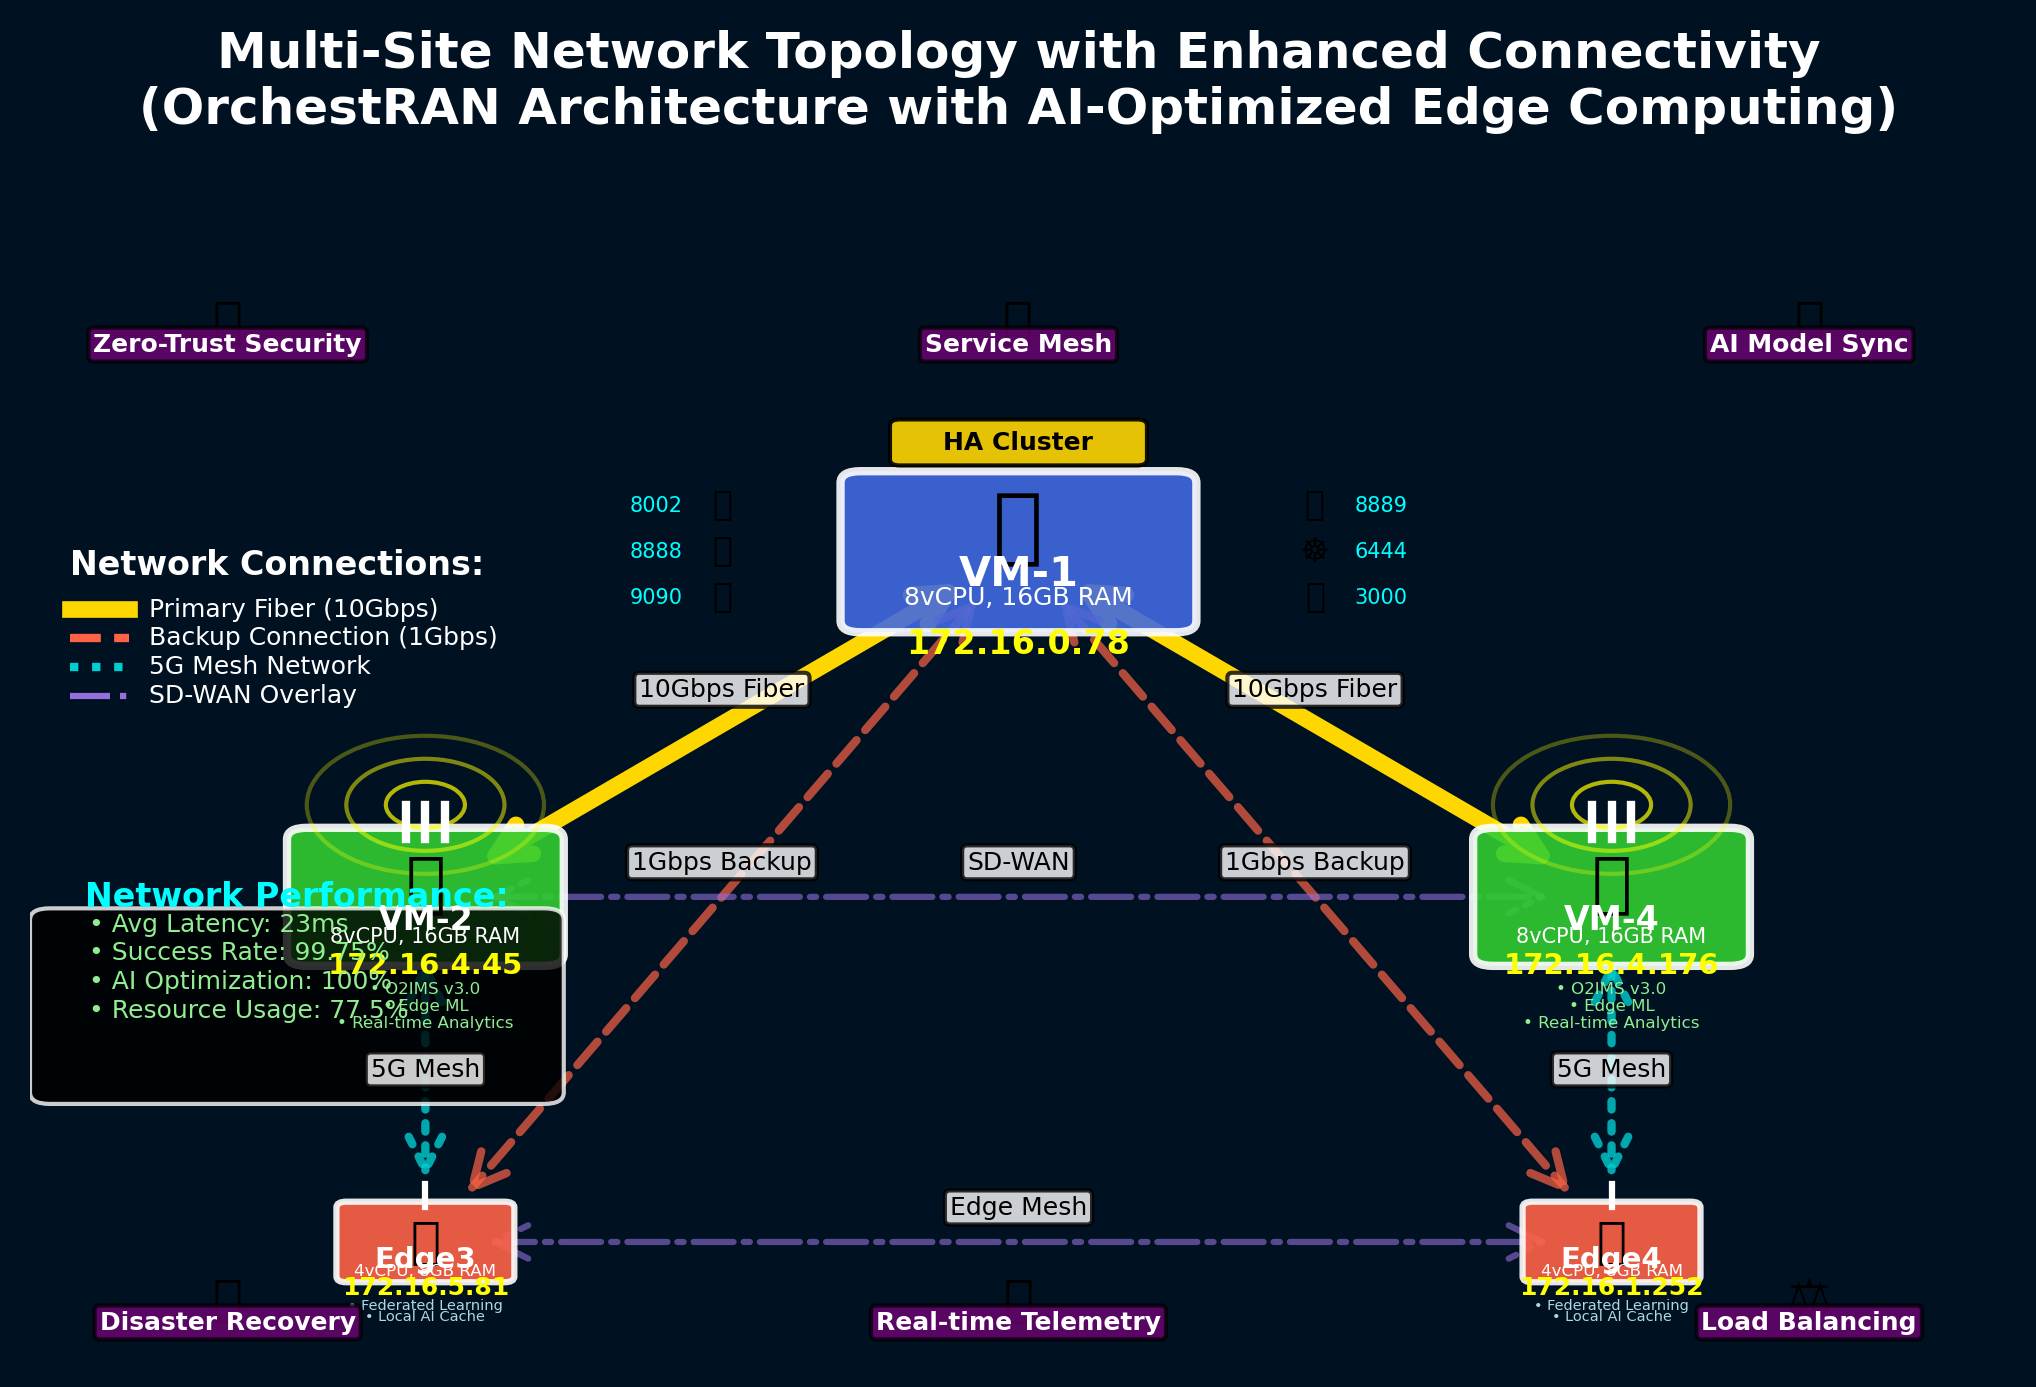

Recreate this plot in Python.
#!/usr/bin/env python3
"""
Figure 5: Multi-Site Network Topology with Enhanced Connectivity
Network diagram showing expanded topology with edge3/edge4 sites and enhanced connectivity patterns
"""

import matplotlib.pyplot as plt
import matplotlib.patches as patches
from matplotlib.patches import FancyBboxPatch, Circle, FancyArrowPatch, ConnectionPatch
import numpy as np

def create_network_topology_figure():
    # Create figure with publication quality DPI
    fig, ax = plt.subplots(1, 1, figsize=(17.5/2.54, 12/2.54), dpi=300)

    # Define colors
    colors = {
        'vm1': '#4169E1',        # Royal Blue for central orchestrator
        'edge': '#32CD32',       # Lime Green for edge sites
        'compact': '#FF6347',    # Tomato for compact edge nodes
        'connection': '#FFD700', # Gold for connections
        'service': '#9370DB',    # Medium Purple for services
        'security': '#DC143C',   # Crimson for security
        'background': '#F0F8FF'  # Alice Blue for background
    }

    # Set dark background for network visualization
    ax.set_facecolor('#001122')

    # Define node positions (x, y coordinates)
    nodes = {
        'vm1': {'pos': (0.5, 0.7), 'type': 'orchestrator', 'ip': '172.16.0.78'},
        'vm2': {'pos': (0.2, 0.4), 'type': 'edge', 'ip': '172.16.4.45'},
        'vm4': {'pos': (0.8, 0.4), 'type': 'edge', 'ip': '172.16.4.176'},
        'edge3': {'pos': (0.2, 0.1), 'type': 'compact', 'ip': '172.16.5.81'},
        'edge4': {'pos': (0.8, 0.1), 'type': 'compact', 'ip': '172.16.1.252'}
    }

    # Draw connections first (so they appear behind nodes)
    connections = [
        ('vm1', 'vm2', 'primary', '10Gbps Fiber'),
        ('vm1', 'vm4', 'primary', '10Gbps Fiber'),
        ('vm1', 'edge3', 'backup', '1Gbps Backup'),
        ('vm1', 'edge4', 'backup', '1Gbps Backup'),
        ('vm2', 'edge3', 'mesh', '5G Mesh'),
        ('vm4', 'edge4', 'mesh', '5G Mesh'),
        ('vm2', 'vm4', 'cross', 'SD-WAN'),
        ('edge3', 'edge4', 'cross', 'Edge Mesh')
    ]

    for src, dst, conn_type, label in connections:
        src_pos = nodes[src]['pos']
        dst_pos = nodes[dst]['pos']

        # Choose connection style based on type
        if conn_type == 'primary':
            color = colors['connection']
            linewidth = 4
            linestyle = '-'
            alpha = 1.0
        elif conn_type == 'backup':
            color = '#FF6347'
            linewidth = 2
            linestyle = '--'
            alpha = 0.7
        elif conn_type == 'mesh':
            color = '#00CED1'
            linewidth = 2
            linestyle = ':'
            alpha = 0.8
        else:  # cross
            color = '#9370DB'
            linewidth = 1.5
            linestyle = '-.'
            alpha = 0.6

        # Draw connection line
        line = ConnectionPatch(src_pos, dst_pos, "data", "data",
                              arrowstyle="<->", shrinkA=15, shrinkB=15,
                              mutation_scale=20, fc=color, ec=color,
                              linewidth=linewidth, linestyle=linestyle, alpha=alpha)
        ax.add_patch(line)

        # Add connection label
        mid_x = (src_pos[0] + dst_pos[0]) / 2
        mid_y = (src_pos[1] + dst_pos[1]) / 2

        # Offset label slightly to avoid overlap
        if src_pos[0] != dst_pos[0]:  # Not vertical
            label_y = mid_y + 0.03
        else:  # Vertical line
            label_y = mid_y

        ax.text(mid_x, label_y, label, ha='center', va='center', fontsize=6,
               bbox=dict(boxstyle="round,pad=0.2", facecolor='white', alpha=0.8),
               color='black')

    # Draw nodes
    for node_id, node_data in nodes.items():
        x, y = node_data['pos']
        node_type = node_data['type']
        ip = node_data['ip']

        if node_type == 'orchestrator':
            # VM-1 Central Orchestrator
            # Main server box
            server_box = FancyBboxPatch((x-0.08, y-0.06), 0.16, 0.12,
                                       boxstyle="round,pad=0.01",
                                       facecolor=colors['vm1'], alpha=0.9,
                                       edgecolor='white', linewidth=2)
            ax.add_patch(server_box)

            # High-availability indicator
            ha_box = FancyBboxPatch((x-0.06, y+0.08), 0.12, 0.03,
                                   boxstyle="round,pad=0.005",
                                   facecolor='#FFD700', alpha=0.9,
                                   edgecolor='black', linewidth=1)
            ax.add_patch(ha_box)
            ax.text(x, y+0.095, 'HA Cluster', ha='center', va='center',
                   fontsize=6, fontweight='bold')

            # Server icon and specs
            ax.text(x, y+0.02, '🖥️', ha='center', va='center', fontsize=20)
            ax.text(x, y-0.02, 'VM-1', ha='center', va='center',
                   fontsize=10, fontweight='bold', color='white')
            ax.text(x, y-0.04, '8vCPU, 16GB RAM', ha='center', va='center',
                   fontsize=6, color='white')

            # IP address
            ax.text(x, y-0.08, ip, ha='center', va='center',
                   fontsize=8, color='yellow', fontweight='bold')

            # Service ports around the node
            services = [
                ('8002: Claude AI v3.0', x-0.15, y+0.04, '🧠'),
                ('8889: TMF921 v3.0', x+0.15, y+0.04, '🛡️'),
                ('8888: GitOps', x-0.15, y, '🔄'),
                ('6444: K3s API', x+0.15, y, '☸️'),
                ('9090: Prometheus', x-0.15, y-0.04, '📊'),
                ('3000: Grafana', x+0.15, y-0.04, '📈')
            ]

            for service, sx, sy, icon in services:
                ax.text(sx, sy, icon, ha='center', va='center', fontsize=8)
                ax.text(sx + (0.02 if sx > x else -0.02), sy, service.split(':')[0],
                       ha='left' if sx > x else 'right', va='center', fontsize=5, color='cyan')

        elif node_type == 'edge':
            # Edge Computing Nodes (VM-2, VM-4)
            # Main edge box with antenna
            edge_box = FancyBboxPatch((x-0.06, y-0.05), 0.12, 0.1,
                                     boxstyle="round,pad=0.01",
                                     facecolor=colors['edge'], alpha=0.9,
                                     edgecolor='white', linewidth=2)
            ax.add_patch(edge_box)

            # 5G antenna
            antenna_lines = [
                [(x-0.01, y+0.05), (x-0.01, y+0.08)],
                [(x+0.01, y+0.05), (x+0.01, y+0.08)],
                [(x, y+0.05), (x, y+0.08)]
            ]
            for line in antenna_lines:
                ax.plot([line[0][0], line[1][0]], [line[0][1], line[1][1]],
                       'white', linewidth=2)

            # Signal waves
            for i, radius in enumerate([0.02, 0.04, 0.06]):
                circle = Circle((x, y+0.08), radius, fill=False,
                               edgecolor='yellow', linewidth=1, alpha=0.7-i*0.2)
                ax.add_patch(circle)

            # Node icon and label
            ax.text(x, y+0.01, '📡', ha='center', va='center', fontsize=16)
            node_name = 'VM-2' if node_id == 'vm2' else 'VM-4'
            ax.text(x, y-0.02, node_name, ha='center', va='center',
                   fontsize=8, fontweight='bold', color='white')
            ax.text(x, y-0.035, '8vCPU, 16GB RAM', ha='center', va='center',
                   fontsize=5, color='white')

            # IP address
            ax.text(x, y-0.06, ip, ha='center', va='center',
                   fontsize=7, color='yellow', fontweight='bold')

            # Edge capabilities
            capabilities = ['O2IMS v3.0', 'Edge ML', 'Real-time Analytics']
            for i, cap in enumerate(capabilities):
                ax.text(x, y-0.08-i*0.015, f'• {cap}', ha='center', va='center',
                       fontsize=4, color='lightgreen')

        else:  # compact edge nodes
            # Compact Edge Nodes (Edge3, Edge4)
            compact_box = FancyBboxPatch((x-0.04, y-0.03), 0.08, 0.06,
                                        boxstyle="round,pad=0.005",
                                        facecolor=colors['compact'], alpha=0.9,
                                        edgecolor='white', linewidth=1.5)
            ax.add_patch(compact_box)

            # Compact antenna
            ax.plot([x, x], [y+0.03, y+0.05], 'white', linewidth=1.5)

            # Node icon and label
            ax.text(x, y, '📱', ha='center', va='center', fontsize=12)
            node_name = 'Edge3' if node_id == 'edge3' else 'Edge4'
            ax.text(x, y-0.015, node_name, ha='center', va='center',
                   fontsize=7, fontweight='bold', color='white')
            ax.text(x, y-0.025, '4vCPU, 8GB RAM', ha='center', va='center',
                   fontsize=4, color='white')

            # IP address
            ax.text(x, y-0.04, ip, ha='center', va='center',
                   fontsize=6, color='yellow', fontweight='bold')

            # Compact capabilities
            compact_caps = ['Federated Learning', 'Local AI Cache']
            for i, cap in enumerate(compact_caps):
                ax.text(x, y-0.055-i*0.01, f'• {cap}', ha='center', va='center',
                       fontsize=3.5, color='lightblue')

    # Add network services overlay
    overlay_services = [
        ('Service Mesh', 0.5, 0.9, '🕸️'),
        ('Zero-Trust Security', 0.1, 0.9, '🔒'),
        ('AI Model Sync', 0.9, 0.9, '🧠'),
        ('Real-time Telemetry', 0.5, 0.05, '📊'),
        ('Disaster Recovery', 0.1, 0.05, '🔄'),
        ('Load Balancing', 0.9, 0.05, '⚖️')
    ]

    for service, x, y, icon in overlay_services:
        ax.text(x, y, icon, ha='center', va='center', fontsize=12)
        ax.text(x, y-0.02, service, ha='center', va='center', fontsize=6,
               bbox=dict(boxstyle="round,pad=0.2", facecolor='purple', alpha=0.7),
               color='white', fontweight='bold')

    # Add legend for connection types
    legend_x = 0.02
    legend_y = 0.6
    legend_items = [
        ('Primary Fiber (10Gbps)', colors['connection'], '-', 4),
        ('Backup Connection (1Gbps)', '#FF6347', '--', 2),
        ('5G Mesh Network', '#00CED1', ':', 2),
        ('SD-WAN Overlay', '#9370DB', '-.', 1.5)
    ]

    ax.text(legend_x, legend_y+0.08, 'Network Connections:', fontweight='bold',
           fontsize=8, color='white')

    for i, (label, color, style, width) in enumerate(legend_items):
        y_pos = legend_y + 0.05 - i*0.025
        ax.plot([legend_x, legend_x+0.03], [y_pos, y_pos],
               color=color, linestyle=style, linewidth=width)
        ax.text(legend_x+0.04, y_pos, label, va='center', fontsize=6, color='white')

    # Add performance metrics box
    metrics_x = 0.02
    metrics_y = 0.35
    metrics_box = FancyBboxPatch((metrics_x-0.01, metrics_y-0.12), 0.25, 0.15,
                                boxstyle="round,pad=0.01",
                                facecolor='black', alpha=0.8,
                                edgecolor='white', linewidth=1)
    ax.add_patch(metrics_box)

    ax.text(metrics_x+0.115, metrics_y+0.05, 'Network Performance:',
           ha='center', va='center', fontsize=8, fontweight='bold', color='cyan')

    metrics = [
        'Avg Latency: 23ms',
        'Success Rate: 99.75%',
        'AI Optimization: 100%',
        'Resource Usage: 77.5%'
    ]

    for i, metric in enumerate(metrics):
        ax.text(metrics_x+0.01, metrics_y+0.02-i*0.025, f'• {metric}',
               fontsize=6, color='lightgreen')

    # Add title
    ax.set_title('Multi-Site Network Topology with Enhanced Connectivity\n(OrchestRAN Architecture with AI-Optimized Edge Computing)',
                fontsize=12, fontweight='bold', color='white', pad=20)

    ax.set_xlim(0, 1)
    ax.set_ylim(0, 1)
    ax.axis('off')

    plt.tight_layout()
    return fig

if __name__ == "__main__":
    # Generate the figure
    fig = create_network_topology_figure()

    # Save in multiple formats
    fig.savefig('/home/ubuntu/nephio-intent-to-o2-demo/docs/figures/figure5_network_topology.png',
                dpi=300, bbox_inches='tight', facecolor='#001122')
    fig.savefig('/home/ubuntu/nephio-intent-to-o2-demo/docs/figures/figure5_network_topology.pdf',
                dpi=300, bbox_inches='tight', facecolor='#001122')
    fig.savefig('/home/ubuntu/nephio-intent-to-o2-demo/docs/figures/figure5_network_topology.svg',
                bbox_inches='tight', facecolor='#001122')

    print("Figure 5 (Network Topology) generated successfully!")
    print("Files saved:")
    print("- figure5_network_topology.png (for viewing)")
    print("- figure5_network_topology.pdf (for LaTeX)")
    print("- figure5_network_topology.svg (for editing)")

    plt.show()